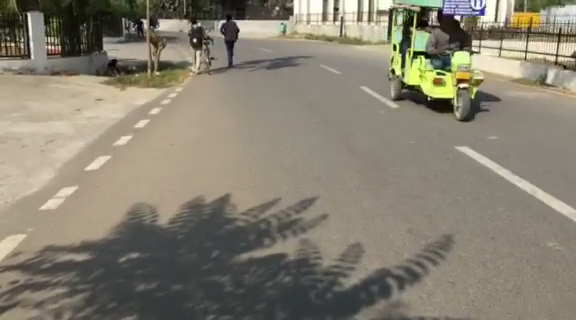
#> input picture frame 62 of video-1480602502.mp4, 576 x 320 px
$ python lanedet.py   (Python 2 division)
#> lines starting #> are read from the running program, lines starting #| are printed output that depends on the picture; after the words box and inside, x2 and y2 are one past the last pixel; in counts of white or black regions, pixels touching at a corner belong together
#Code for Lane Detection

import numpy as np
import cv2
from math import  degrees
from shapely.geometry import LineString
import argparse
import glob


def calcX1Y1X2Y2(rads):
    a = np.cos(rads)
    b = np.sin(rads)
    x0 = a*rho
    y0 = b*rho
    x1 = int(x0 + 2000*(-b))
    y1 = int(y0 + 2000*(a))
    x2 = int(x0 - 2000*(-b))
    y2 = int(y0 - 2000*(a))
    return x1,y1,x2,y2

'''def rightIntercept(x1,y1,x2,y2,frame,i,j):
    cv2.line(frame,(x1,y1),(x2,y2),(0,255,0),3)
    line1 = LineString([(x1,y1),(x2,y2)])
    line2 = LineString([(0,i), (j,i)])
    p = (line1.intersection(line2))
    if not line1.intersection(line2):
        line2 = LineString([(j,0), (j, i)])
        p = (line1.intersection(line2))
    cv2.circle(frame,(int(p.x), int(p.y)),10,(0,255,0),3)
    print "Right:",p.x," ",p.y
    cv2.imshow('Right',frame)
    return  p.y


def leftIntercept(x1,y1,x2,y2,frame,i,j):
    cv2.line(frame,(x1,y1),(x2,y2), (255, 0,0),3)
    line1 = LineString([(x1,y1),(x2,y2)])
    line2 = LineString([(0,i), (j,i)])
    p = (line1.intersection(line2))
    if not line1.intersection(line2):
        line2 = LineString([(0,0), (0, i)])
        p = (line1.intersection(line2))
    cv2.circle(frame,(int(p.x), int(p.y)),10,(255,0,0),3)
    print "Left:",p.x," ",p.y
    cv2.imshow('Left',frame)
    return p.y'''

cap = cv2.VideoCapture('video-1480602502.mp4')

while(True):
    ret, frame = cap.read()
#> frame is the input picture: shape (320, 576, 3); mean B, G, R 112.9, 128.2, 134.8

    #cv2.imshow('original', frame)

    # edges = cv2.Canny(frame,150,200,apertureSize = 3)
    # #cv2.imshow('canny', edges)
    # #cv2.namedWindow('Lane Markers', cv2.WINDOW_NORMAL )

    # compute the median of the single channel pixel intensities
    v = np.median(frame)
#> v = 133
    sigma=0.33
    # apply automatic Canny edge detection using the computed median
    lower = int(max(0, (1.0 - sigma) * v))
#> lower = 89
    upper = int(min(255, (1.0 + sigma) * v))
#> upper = 176
    edges = cv2.Canny(frame, lower, upper,apertureSize = 3)
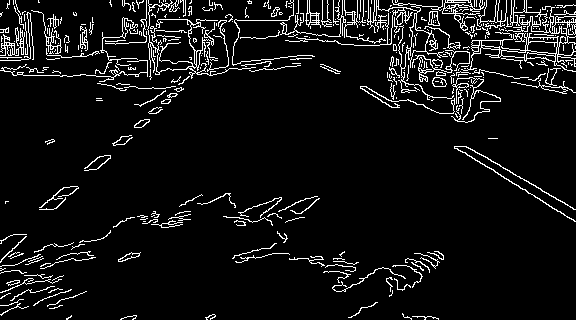
#> edges: shape (320, 576); 7.2% white in thin lines or dots
    cv2.imshow('canny', edges)
        # return the edged image


    i,j = edges.shape
#> i = 320; j = 576
    print i," ",j
#| 320   576
    #cv2.line(img,(0,i),(j,i),(0,255,0),3)
    #for calculating ROI
    for x in range(i/4):
        for y in range(j):
            edges[x][y] = 0
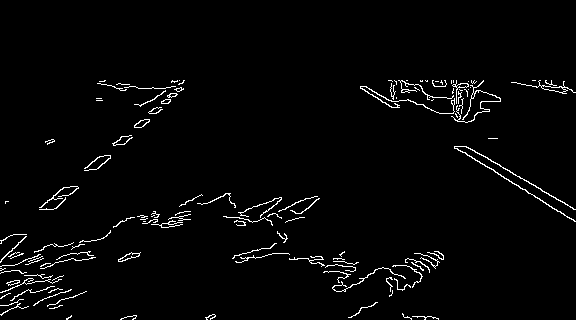
#> edges: shape (320, 576); 2.5% white in thin lines or dots, all inside (x1, y1, x2, y2) = (0, 80, 576, 320)

    '''for x in range(i*85/100, i):
        for y in range(j):
            edges[x][y] = 0'''

    for x in range(i*65/100, i):
        for y in range(j*50/100, j*70/100):
            edges[x][y] = 0
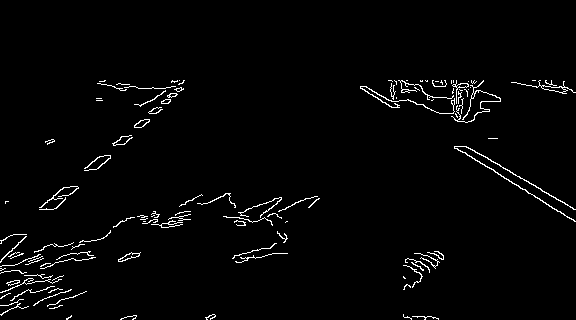
#> edges: shape (320, 576); 2.2% white in thin lines or dots, all inside (x1, y1, x2, y2) = (0, 80, 576, 320)

    k = j/3
#> k = 192
    start = i/4
#> start = 80

    while(k>0):
        for x in range(start, i):
            for y in range(0, k):
                edges[x][y] = 0
            k -= 2
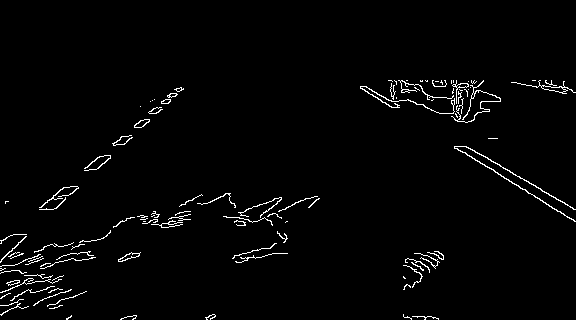
#> edges: shape (320, 576); 2.1% white in thin lines or dots, all inside (x1, y1, x2, y2) = (0, 80, 576, 320)
#> after the loop, k = -288

    k = j*2/3
#> k = 384
    while(k<=j):
        for x in range(start, i):
            for y in range(k, j):
                edges[x][y] = 0
            k += 2
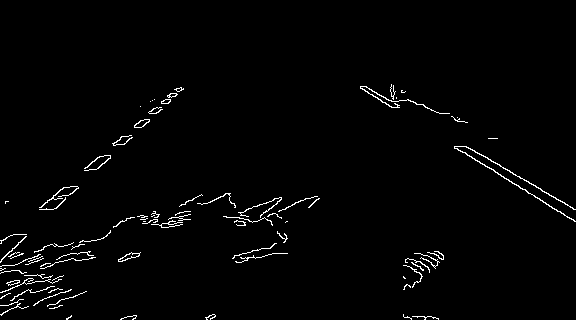
#> edges: shape (320, 576); 1.7% white in thin lines or dots, all inside (x1, y1, x2, y2) = (0, 84, 576, 320)
#> after the loop, k = 864
    cv2.imshow('roi', edges)

    lines = cv2.HoughLines (edges,.45,np.pi/180,50)
#> lines = [[-116.5, 2.13], [252.9, 1.57], [-106.6, 2.09], [257.9, 1.57]]

    rads = []
#> (the run stopped early here; a loop or call above may not have finished)

$ run again, starting later in the video
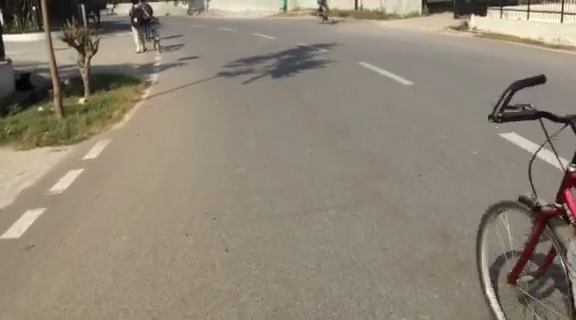
#> input picture frame 283 of video-1480602502.mp4, 576 x 320 px
#> frame is the input picture: shape (320, 576, 3); mean B, G, R 117.4, 132.7, 142.7
#> v = 135
#> lower = 90
#> upper = 179
#| 320   576
#> after the loop `for x in range(i/4):`:
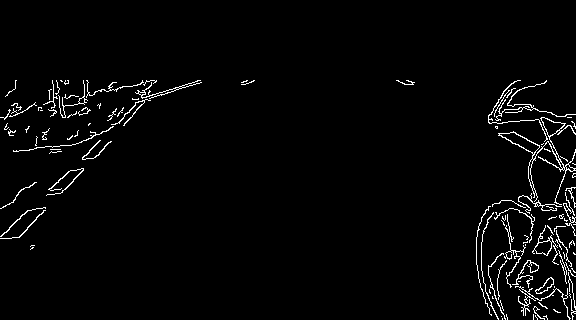
#> edges: shape (320, 576); 2.6% white in thin lines or dots, all inside (x1, y1, x2, y2) = (0, 80, 576, 320)
#> after the loop `while(k<=j):`:
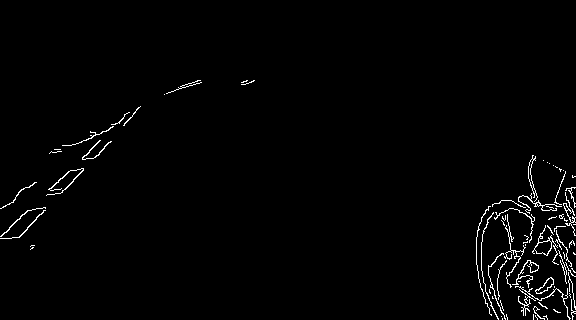
#> edges: shape (320, 576); 1.5% white in thin lines or dots, all inside (x1, y1, x2, y2) = (0, 80, 576, 320)
#> lines = None
#| None

$ run again, starting later in the video
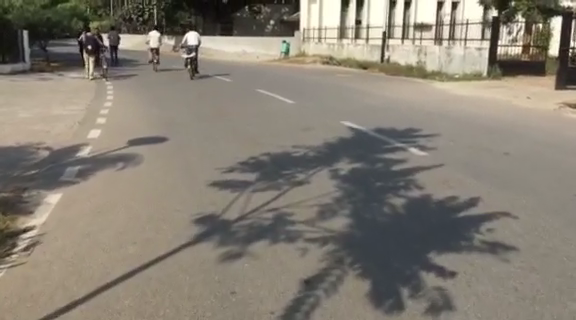
#> input picture frame 503 of video-1480602502.mp4, 576 x 320 px
#> frame is the input picture: shape (320, 576, 3); mean B, G, R 114.6, 126.1, 133.1
#> v = 132
#> lower = 88
#> upper = 175
#| 320   576
#> after the loop `for x in range(i/4):`:
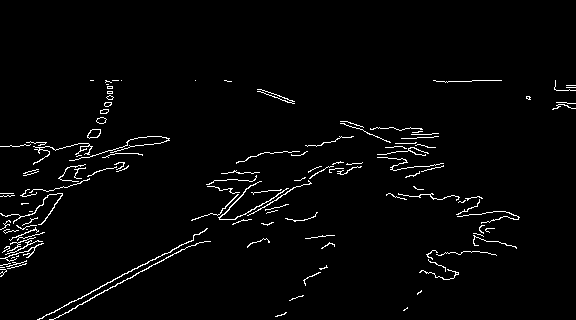
#> edges: shape (320, 576); 2.5% white in thin lines or dots, all inside (x1, y1, x2, y2) = (0, 80, 576, 320)
#> after the loop `while(k<=j):`:
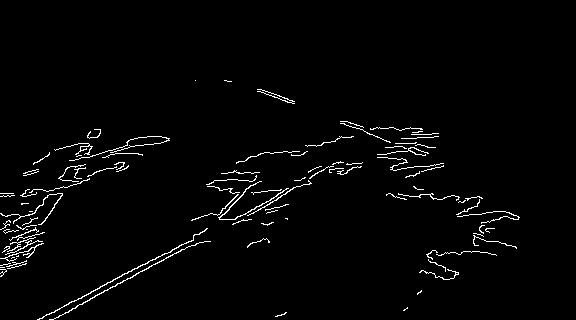
#> edges: shape (320, 576); 2.2% white in thin lines or dots, all inside (x1, y1, x2, y2) = (0, 80, 520, 320)
#> lines = [[305.1, 1.06], [300.6, 1.1], [306, 1.08], [300.1, 1.08], [136.8, 1.57], [153, 1.57], [214.2, 1.57], [196.2, 1.57]]
